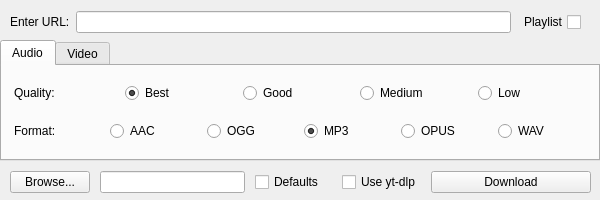
<?xml version="1.0" encoding="UTF-8"?>
<ui version="4.0">
 <class>ytdl</class>
 <widget class="QMainWindow" name="ytdl">
  <property name="enabled">
   <bool>true</bool>
  </property>
  <property name="geometry">
   <rect>
    <x>0</x>
    <y>0</y>
    <width>600</width>
    <height>200</height>
   </rect>
  </property>
  <property name="sizePolicy">
   <sizepolicy hsizetype="Fixed" vsizetype="Fixed">
    <horstretch>0</horstretch>
    <verstretch>0</verstretch>
   </sizepolicy>
  </property>
  <property name="minimumSize">
   <size>
    <width>600</width>
    <height>200</height>
   </size>
  </property>
  <property name="maximumSize">
   <size>
    <width>600</width>
    <height>200</height>
   </size>
  </property>
  <property name="windowTitle">
   <string>ytdl</string>
  </property>
  <widget class="QWidget" name="centralwidget">
   <widget class="QTabWidget" name="Tabs">
    <property name="geometry">
     <rect>
      <x>0</x>
      <y>40</y>
      <width>600</width>
      <height>121</height>
     </rect>
    </property>
    <property name="sizePolicy">
     <sizepolicy hsizetype="Fixed" vsizetype="Fixed">
      <horstretch>0</horstretch>
      <verstretch>0</verstretch>
     </sizepolicy>
    </property>
    <property name="maximumSize">
     <size>
      <width>16777215</width>
      <height>16777215</height>
     </size>
    </property>
    <property name="currentIndex">
     <number>0</number>
    </property>
    <widget class="QWidget" name="Music">
     <property name="enabled">
      <bool>true</bool>
     </property>
     <property name="toolTip">
      <string>&lt;html&gt;&lt;head/&gt;&lt;body&gt;&lt;p&gt;Music&lt;/p&gt;&lt;/body&gt;&lt;/html&gt;</string>
     </property>
     <property name="whatsThis">
      <string>&lt;html&gt;&lt;head/&gt;&lt;body&gt;&lt;p&gt;Music&lt;/p&gt;&lt;/body&gt;&lt;/html&gt;</string>
     </property>
     <attribute name="title">
      <string>Audio</string>
     </attribute>
     <layout class="QVBoxLayout" name="verticalLayout">
      <item>
       <layout class="QHBoxLayout" name="horizontalLayout">
        <property name="leftMargin">
         <number>3</number>
        </property>
        <property name="topMargin">
         <number>0</number>
        </property>
        <property name="rightMargin">
         <number>0</number>
        </property>
        <property name="bottomMargin">
         <number>2</number>
        </property>
        <item>
         <widget class="QLabel" name="labelQuality">
          <property name="maximumSize">
           <size>
            <width>105</width>
            <height>16777215</height>
           </size>
          </property>
          <property name="text">
           <string>Quality:</string>
          </property>
         </widget>
        </item>
        <item>
         <layout class="QHBoxLayout" name="radiosQuality">
          <item>
           <widget class="QRadioButton" name="radioBest">
            <property name="enabled">
             <bool>true</bool>
            </property>
            <property name="text">
             <string>Best</string>
            </property>
            <property name="checked">
             <bool>true</bool>
            </property>
            <attribute name="buttonGroup">
             <string notr="true">MQualityGroup</string>
            </attribute>
           </widget>
          </item>
          <item>
           <widget class="QRadioButton" name="radioGood">
            <property name="text">
             <string>Good</string>
            </property>
            <attribute name="buttonGroup">
             <string notr="true">MQualityGroup</string>
            </attribute>
           </widget>
          </item>
          <item>
           <widget class="QRadioButton" name="radioMedium">
            <property name="text">
             <string>Medium</string>
            </property>
            <attribute name="buttonGroup">
             <string notr="true">MQualityGroup</string>
            </attribute>
           </widget>
          </item>
          <item>
           <widget class="QRadioButton" name="radioLow">
            <property name="text">
             <string>Low</string>
            </property>
            <attribute name="buttonGroup">
             <string notr="true">MQualityGroup</string>
            </attribute>
           </widget>
          </item>
         </layout>
        </item>
       </layout>
      </item>
      <item>
       <layout class="QHBoxLayout" name="horizontalLayout_2">
        <property name="leftMargin">
         <number>3</number>
        </property>
        <property name="topMargin">
         <number>2</number>
        </property>
        <item>
         <widget class="QLabel" name="labelMFormat">
          <property name="maximumSize">
           <size>
            <width>90</width>
            <height>16777215</height>
           </size>
          </property>
          <property name="text">
           <string>Format:</string>
          </property>
         </widget>
        </item>
        <item>
         <layout class="QHBoxLayout" name="radiosMFormat">
          <item>
           <widget class="QRadioButton" name="radioAAC">
            <property name="text">
             <string>AAC</string>
            </property>
            <attribute name="buttonGroup">
             <string notr="true">MFormatGroup</string>
            </attribute>
           </widget>
          </item>
          <item>
           <widget class="QRadioButton" name="radioOGG">
            <property name="text">
             <string>OGG</string>
            </property>
            <attribute name="buttonGroup">
             <string notr="true">MFormatGroup</string>
            </attribute>
           </widget>
          </item>
          <item>
           <widget class="QRadioButton" name="radioMP3">
            <property name="text">
             <string>MP3</string>
            </property>
            <property name="checked">
             <bool>true</bool>
            </property>
            <attribute name="buttonGroup">
             <string notr="true">MFormatGroup</string>
            </attribute>
           </widget>
          </item>
          <item>
           <widget class="QRadioButton" name="radioOPUS">
            <property name="text">
             <string>OPUS</string>
            </property>
            <attribute name="buttonGroup">
             <string notr="true">MFormatGroup</string>
            </attribute>
           </widget>
          </item>
          <item>
           <widget class="QRadioButton" name="radioWAV">
            <property name="text">
             <string>WAV</string>
            </property>
            <attribute name="buttonGroup">
             <string notr="true">MFormatGroup</string>
            </attribute>
           </widget>
          </item>
         </layout>
        </item>
       </layout>
      </item>
     </layout>
    </widget>
    <widget class="QWidget" name="Video">
     <property name="enabled">
      <bool>true</bool>
     </property>
     <attribute name="title">
      <string>Video</string>
     </attribute>
     <layout class="QVBoxLayout" name="verticalLayout_2">
      <item>
       <layout class="QHBoxLayout" name="horizontalLayout_3">
        <property name="leftMargin">
         <number>3</number>
        </property>
        <property name="bottomMargin">
         <number>2</number>
        </property>
        <item>
         <widget class="QLabel" name="labelResolution">
          <property name="maximumSize">
           <size>
            <width>120</width>
            <height>16777215</height>
           </size>
          </property>
          <property name="text">
           <string>Max Resolution:</string>
          </property>
         </widget>
        </item>
        <item>
         <layout class="QHBoxLayout" name="radiosResolution">
          <item>
           <widget class="QRadioButton" name="radio4K">
            <property name="minimumSize">
             <size>
              <width>0</width>
              <height>0</height>
             </size>
            </property>
            <property name="maximumSize">
             <size>
              <width>78</width>
              <height>16777215</height>
             </size>
            </property>
            <property name="text">
             <string>4K</string>
            </property>
            <attribute name="buttonGroup">
             <string notr="true">VResGroup</string>
            </attribute>
           </widget>
          </item>
          <item>
           <widget class="QRadioButton" name="radio1440p">
            <property name="text">
             <string>1440p</string>
            </property>
            <attribute name="buttonGroup">
             <string notr="true">VResGroup</string>
            </attribute>
           </widget>
          </item>
          <item>
           <widget class="QRadioButton" name="radio1080p">
            <property name="sizePolicy">
             <sizepolicy hsizetype="Minimum" vsizetype="Fixed">
              <horstretch>0</horstretch>
              <verstretch>0</verstretch>
             </sizepolicy>
            </property>
            <property name="minimumSize">
             <size>
              <width>87</width>
              <height>0</height>
             </size>
            </property>
            <property name="maximumSize">
             <size>
              <width>87</width>
              <height>16777215</height>
             </size>
            </property>
            <property name="text">
             <string>1080p</string>
            </property>
            <property name="checked">
             <bool>true</bool>
            </property>
            <attribute name="buttonGroup">
             <string notr="true">VResGroup</string>
            </attribute>
           </widget>
          </item>
          <item>
           <widget class="QRadioButton" name="radio720p">
            <property name="text">
             <string>720p</string>
            </property>
            <attribute name="buttonGroup">
             <string notr="true">VResGroup</string>
            </attribute>
           </widget>
          </item>
          <item>
           <widget class="QRadioButton" name="radio480p">
            <property name="text">
             <string>480p</string>
            </property>
            <attribute name="buttonGroup">
             <string notr="true">VResGroup</string>
            </attribute>
           </widget>
          </item>
         </layout>
        </item>
       </layout>
      </item>
      <item>
       <layout class="QHBoxLayout" name="horizontalLayout_4">
        <property name="leftMargin">
         <number>3</number>
        </property>
        <property name="topMargin">
         <number>2</number>
        </property>
        <item>
         <widget class="QLabel" name="labelVFormat">
          <property name="maximumSize">
           <size>
            <width>135</width>
            <height>16777215</height>
           </size>
          </property>
          <property name="text">
           <string>Preferred Format:</string>
          </property>
         </widget>
        </item>
        <item>
         <layout class="QHBoxLayout" name="radiosVFormat">
          <item>
           <widget class="QRadioButton" name="radio3GP">
            <property name="text">
             <string>3GP</string>
            </property>
            <attribute name="buttonGroup">
             <string notr="true">VFormatGroup</string>
            </attribute>
           </widget>
          </item>
          <item>
           <widget class="QRadioButton" name="radioFLV">
            <property name="text">
             <string>FLV</string>
            </property>
            <attribute name="buttonGroup">
             <string notr="true">VFormatGroup</string>
            </attribute>
           </widget>
          </item>
          <item>
           <widget class="QRadioButton" name="radioMP4">
            <property name="text">
             <string>MP4</string>
            </property>
            <property name="checked">
             <bool>true</bool>
            </property>
            <attribute name="buttonGroup">
             <string notr="true">VFormatGroup</string>
            </attribute>
           </widget>
          </item>
          <item>
           <widget class="QRadioButton" name="radioWEBM">
            <property name="text">
             <string>WEBM</string>
            </property>
            <attribute name="buttonGroup">
             <string notr="true">VFormatGroup</string>
            </attribute>
           </widget>
          </item>
         </layout>
        </item>
       </layout>
      </item>
     </layout>
    </widget>
   </widget>
   <widget class="QWidget" name="layoutWidget">
    <property name="geometry">
     <rect>
      <x>10</x>
      <y>10</y>
      <width>571</width>
      <height>25</height>
     </rect>
    </property>
    <layout class="QGridLayout" name="urlLayout">
     <item row="0" column="0">
      <widget class="QLabel" name="labelURL">
       <property name="text">
        <string>Enter URL:</string>
       </property>
      </widget>
     </item>
     <item row="0" column="1">
      <widget class="QLineEdit" name="lineURL"/>
     </item>
     <item row="0" column="2">
      <widget class="QCheckBox" name="playlistCheck">
       <property name="layoutDirection">
        <enum>Qt::RightToLeft</enum>
       </property>
       <property name="text">
        <string>Playlist</string>
       </property>
      </widget>
     </item>
    </layout>
   </widget>
   <widget class="QWidget" name="layoutWidget1">
    <property name="geometry">
     <rect>
      <x>10</x>
      <y>170</y>
      <width>581</width>
      <height>25</height>
     </rect>
    </property>
    <layout class="QHBoxLayout" name="downloadLayout">
     <property name="spacing">
      <number>10</number>
     </property>
     <property name="leftMargin">
      <number>0</number>
     </property>
     <item>
      <widget class="QPushButton" name="buttonBrowse">
       <property name="text">
        <string>Browse...</string>
       </property>
      </widget>
     </item>
     <item>
      <widget class="QLineEdit" name="lineBrowse">
       <property name="maximumSize">
        <size>
         <width>240</width>
         <height>16777215</height>
        </size>
       </property>
      </widget>
     </item>
     <item>
      <widget class="QCheckBox" name="defaultsCheck">
       <property name="minimumSize">
        <size>
         <width>77</width>
         <height>0</height>
        </size>
       </property>
       <property name="layoutDirection">
        <enum>Qt::LeftToRight</enum>
       </property>
       <property name="text">
        <string>Defaults</string>
       </property>
      </widget>
     </item>
     <item>
      <widget class="QCheckBox" name="dlpCheck">
       <property name="minimumSize">
        <size>
         <width>77</width>
         <height>0</height>
        </size>
       </property>
       <property name="layoutDirection">
        <enum>Qt::LeftToRight</enum>
       </property>
       <property name="text">
        <string>Use yt-dlp</string>
       </property>
      </widget>
     </item>
     <item>
      <widget class="QPushButton" name="buttonDownload">
       <property name="minimumSize">
        <size>
         <width>160</width>
         <height>0</height>
        </size>
       </property>
       <property name="text">
        <string>Download</string>
       </property>
       <property name="autoDefault">
        <bool>false</bool>
       </property>
       <property name="default">
        <bool>false</bool>
       </property>
      </widget>
     </item>
    </layout>
   </widget>
  </widget>
 </widget>
 <resources/>
 <connections/>
 <buttongroups>
  <buttongroup name="MQualityGroup"/>
  <buttongroup name="VFormatGroup"/>
  <buttongroup name="VResGroup"/>
  <buttongroup name="MFormatGroup"/>
 </buttongroups>
</ui>
